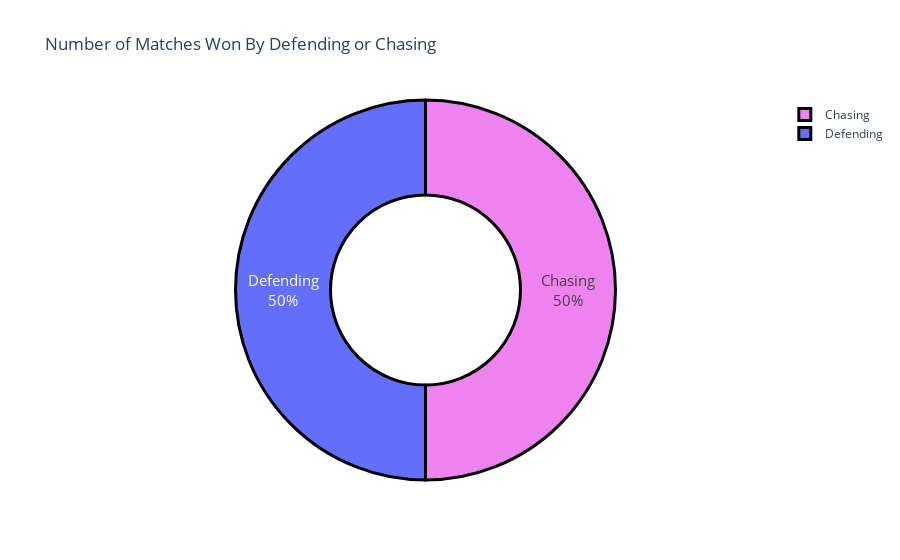

Here is the notebook cell this chart was saved with:
### Code cell
data["won_by"] = data["won_by"].map({"Wickets": 'Chasing', "Runs": "Defending"})

# Create a pie chart with Plotly Express
fig = px.pie(data, names='won_by', title='Number of Matches Won By Defending or Chasing',color ='won_by',
            color_discrete_map={'Chasing': 'violet', 'Defending': 'hot_pink'},
             hole=0.5)

# Customize hover and text info
fig.update_traces(hoverinfo='label+percent', textinfo='label+percent', textfont_size=15,
               marker=dict(line=dict(color='black', width=3)))

fig.show()

### Figure 1 — Plotly figure (JSON) as saved in the notebook; plotly's stock layout.template omitted (floating-point values rounded to 4 significant figures)
{"data": [{"customdata": [["Chasing"], ["Chasing"], ["Chasing"], ["Chasing"], ["Defending"], ["Chasing"], ["Chasing"], ["Chasing"], ["Defending"], ["Defending"], ["Defending"], ["Defending"], ["Chasing"], ["Chasing"], ["Chasing"], ["Chasing"], ["Chasing"], ["Chasing"], ["Defending"], ["Defending"], ["Chasing"], ["Defending"], ["Defending"], ["Defending"], ["Chasing"], ["Defending"], ["Defending"], ["Chasing"], ["Chasing"], ["Defending"], ["Defending"], ["Chasing"], ["Chasing"], ["Defending"], ["Defending"], ["Chasing"], ["Defending"], ["Defending"], ["Defending"], ["Chasing"], ["Chasing"], ["Defending"], ["Chasing"], ["Chasing"], ["Defending"], ["Defending"], ["Chasing"], ["Chasing"], ["Defending"], ["Defending"], ["Defending"], ["Chasing"], ["Defending"], ["Defending"], ["Defending"], ["Defending"], ["Defending"], ["Chasing"], ["Chasing"], ["Defending"], ["Defending"], ["Chasing"], ["Defending"], ["Defending"], ["Defending"], ["Defending"], ["Chasing"], ["Chasing"], ["Chasing"], ["Chasing"], ["Chasing"], ["Defending"], ["Chasing"], ["Chasing"]], "domain": {"x": [0, 1], "y": [0, 1]}, "hole": 0.5, "hoverinfo": "label+percent", "hovertemplate": "won_by=%{customdata[0]}<extra></extra>", "labels": ["Chasing", "Chasing", "Chasing", "Chasing", "Defending", "Chasing", "Chasing", "Chasing", "Defending", "Defending", "Defending", "Defending", "Chasing", "Chasing", "Chasing", "Chasing", "Chasing", "Chasing", "Defending", "Defending", "Chasing", "Defending", "Defending", "Defending", "Chasing", "Defending", "Defending", "Chasing", "Chasing", "Defending", "Defending", "Chasing", "Chasing", "Defending", "Defending", "Chasing", "Defending", "Defending", "Defending", "Chasing", "Chasing", "Defending", "Chasing", "Chasing", "Defending", "Defending", "Chasing", "Chasing", "Defending", "Defending", "Defending", "Chasing", "Defending", "Defending", "Defending", "Defending", "Defending", "Chasing", "Chasing", "Defending", "Defending", "Chasing", "Defending", "Defending", "Defending", "Defending", "Chasing", "Chasing", "Chasing", "Chasing", "Chasing", "Defending", "Chasing", "Chasing"], "legendgroup": "", "marker": {"colors": ["violet", "violet", "violet", "violet", "hot_pink", "violet", "violet", "violet", "hot_pink", "hot_pink", "hot_pink", "hot_pink", "violet", "violet", "violet", "violet", "violet", "violet", "hot_pink", "hot_pink", "violet", "hot_pink", "hot_pink", "hot_pink", "violet", "hot_pink", "hot_pink", "violet", "violet", "hot_pink", "hot_pink", "violet", "violet", "hot_pink", "hot_pink", "violet", "hot_pink", "hot_pink", "hot_pink", "violet", "violet", "hot_pink", "violet", "violet", "hot_pink", "hot_pink", "violet", "violet", "hot_pink", "hot_pink", "hot_pink", "violet", "hot_pink", "hot_pink", "hot_pink", "hot_pink", "hot_pink", "violet", "violet", "hot_pink", "hot_pink", "violet", "hot_pink", "hot_pink", "hot_pink", "hot_pink", "violet", "violet", "violet", "violet", "violet", "hot_pink", "violet", "violet"], "line": {"color": "black", "width": 3}}, "name": "", "showlegend": true, "textfont": {"size": 15}, "textinfo": "label+percent", "type": "pie"}], "layout": {"autosize": true, "legend": {"tracegroupgap": 0}, "title": {"text": "Number of Matches Won By Defending or Chasing"}}}
